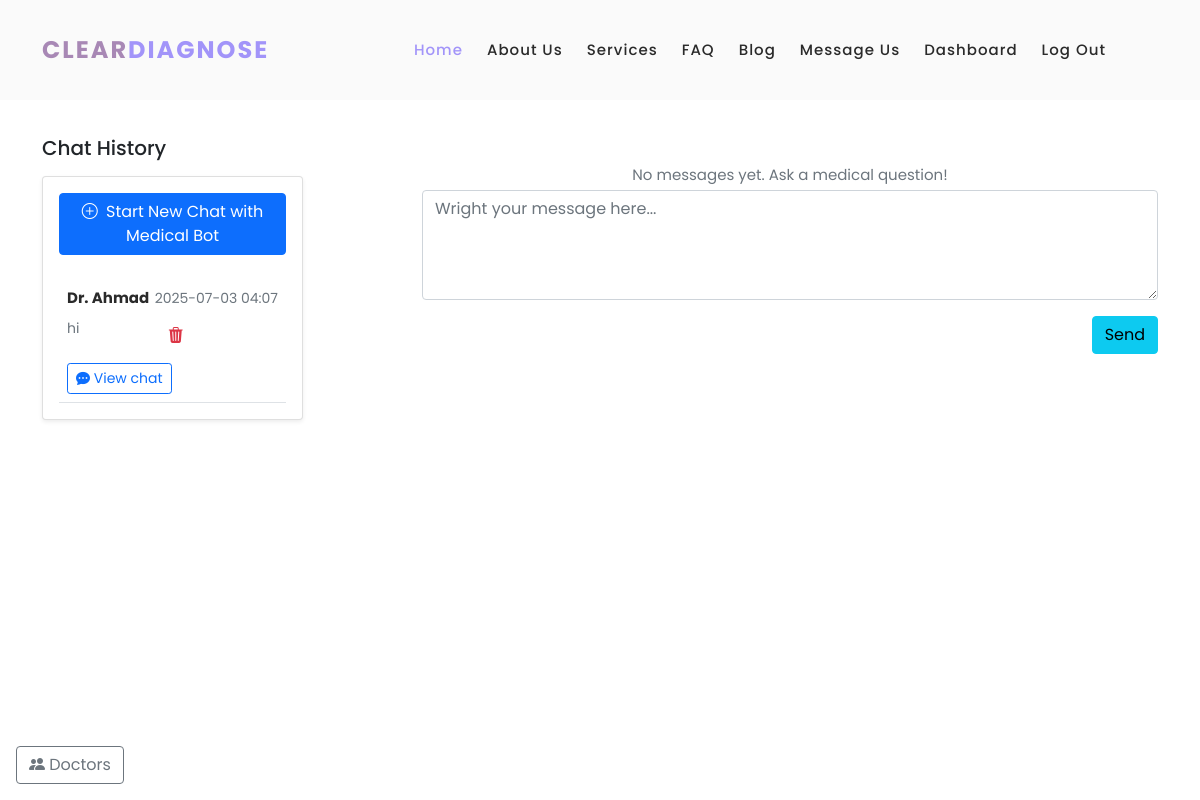
The app's page /chat/0 (signed in), older data.
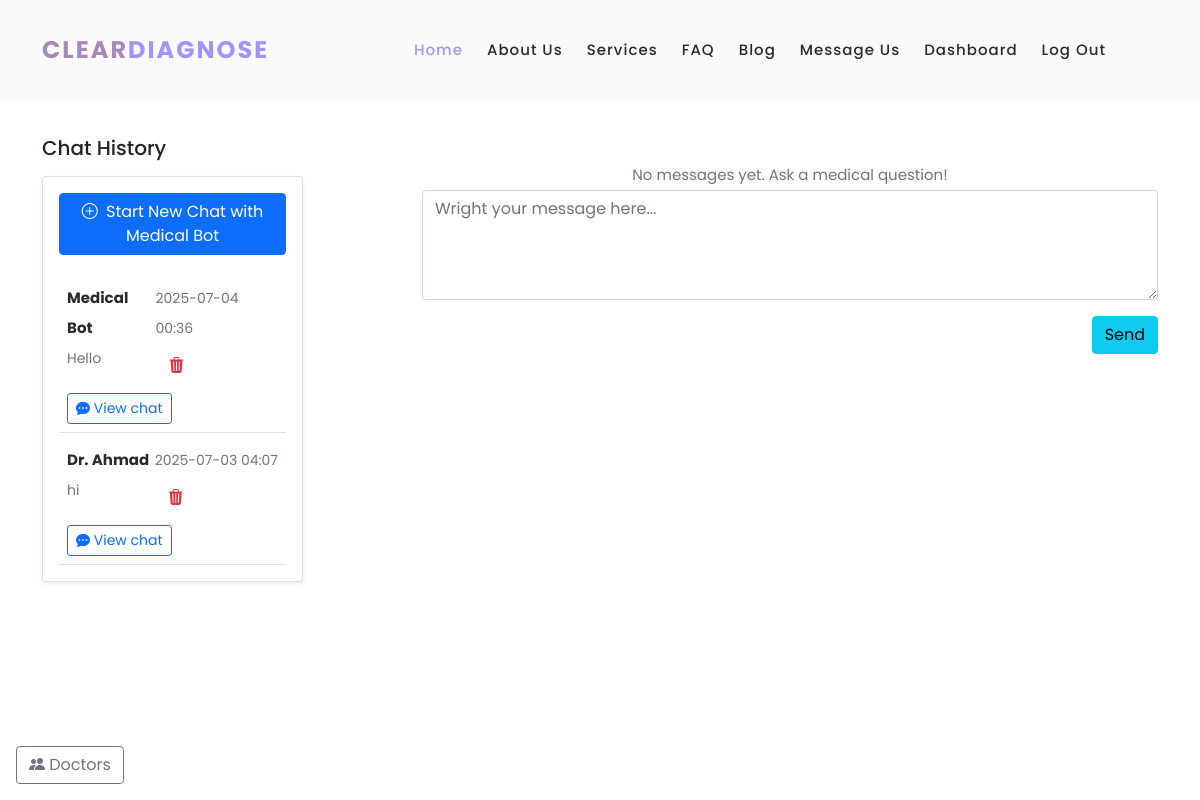
The same page, newer data.
### models.py (models this page shows, shortened)
class Conversation(db.Model):
    id = db.Column(db.Integer, primary_key=True)
    user_id = db.Column(db.Integer, db.ForeignKey('users.id'), nullable=False)
    role = db.Column(db.String(50), default='User')  # 'User' or 'Doctor'
    subject = db.Column(db.String(255), nullable=False)
    messages = db.relationship('Message', backref='conversation',cascade="all, delete-orphan", lazy=True, order_by="Message.timestamp")
    doctor_id = db.Column(db.Integer, db.ForeignKey('doctors.id'), nullable=True)
    timestamp = db.Column(db.DateTime, default=datetime.utcnow)
    status = db.Column(db.String(50), default='active')  # 'active', 'closed', 'pending'
    user = db.relationship('User', backref='conversations')

class Doctor(db.Model):
    __tablename__ = 'doctors'
    id = db.Column(db.Integer, primary_key=True)
    name = db.Column(db.String(100), nullable=False)
    specialty = db.Column(db.String(100), nullable=False)
    created_at = db.Column(db.DateTime, server_default=db.func.now())
    updated_at = db.Column(db.DateTime, server_default=db.func.now(), onupdate=db.func.now())
    user_id = db.Column(db.Integer, db.ForeignKey('users.id'), nullable=False)
    user = db.relationship('User', back_populates='doctor_profile')

### app.py (the view, shortened to what this page needs)
@app.route('/chat/<int:conversation_id>', defaults={'doctor_id': None}, methods=['GET', 'POST'])
@app.route('/chat/<int:conversation_id>/doctor/<int:doctor_id>', methods=['GET', 'POST'])
@login_required
def chat(conversation_id, doctor_id):
    doctors = db.session.query(User).join(Doctor).filter(User.role == 'doctor').all()
    conversations = Conversation.query.filter_by(user_id=current_user.id).order_by(Conversation.timestamp.desc()).all()
    doctor_conversations = Conversation.query.filter_by(doctor_id=current_user.id).order_by(Conversation.timestamp.desc()).all()
    if current_user.role == 'doctor':
        conversations = doctor_conversations
    if conversation_id == 0:
        return render_template('chat.html', conversations=conversations, doctors=doctors,doctor_id=doctor_id, new_chat=True)

### templates/chat.html (shortened to what this page needs)
{%extends "base.html" %}
{% block content %}
<section>
  <div class="container py-3">
    <div class="row">
      <div class="col-md-5 col-lg-4 col-xl-3 mb-4 mb-md-0 overflow-auto" style='height: 65vh;' id="chat-history">
        <h5 class="font-weight-bold mb-3 text-center text-lg-start">Chat History</h5>
        <div class="card shadow-sm">
          <div class="card-body">
            <a href="{{url_for('chat', conversation_id=0)}}" class="btn btn-primary mb-3">
              <i class="bi bi-plus-circle me-1"></i> Start New Chat with Medical Bot
            </a>
          {% if conversations %}
            <ul class="list-unstyled mb-0">
            {% for conversation in conversations %}
              <li class="p-2 border-bottom">
                <a href="#!" class="d-flex justify-content-between">
                  <div class="d-flex flex-row">
                    <div class="pt-1">
                      <p class="fw-bold mb-0">
                        {% if conversation.doctor_id %}
                          {% if current_user.role == 'doctor' %}
                            {{ conversation.user.username }}
                          {% else %}
                            Dr. {{ conversation.doctor_id | doctor_name }}
                          {% endif %}
                        {% else %}
                          Medical Bot
                        {% endif %}
                      </p>
                      <p class="small text-muted">{{ conversation.subject[:120] }}{% if conversation.subject|length > 120 %}...{% endif %}</p>
                    </div>
                  </div>
                  <div class="pt-1">
                    <p class="small text-muted mb-1">{{ conversation.timestamp.strftime('%Y-%m-%d %H:%M') }}</p>
                    <form method="POST"
                          action="{{ url_for('delete_conversation', conversation_id=conversation.id) }}"
                          class="delete-form">
                      <button type="button" class="btn btn-link text-danger trigger-delete">
                        <i class="bi bi-trash3-fill"></i>
                      </button>
                    </form>
                  </div>
                </a>
                      <p>
                        {% if current_user.role == 'doctor' %}
                        <a href="{{ url_for('chat', conversation_id=conversation.id,doctor_id=conversation.doctor_id, user_id=conversation.user_id) }}" class="btn btn-sm btn-outline-primary mt-2">
                        {% else %}
                        <a href="{{ url_for('chat', conversation_id=conversation.id, doctor_id=conversation.doctor_id) }}" class="btn btn-sm btn-outline-primary mt-2">
                        {% endif %}
                          <i class="bi bi-chat-dots-fill"></i>
                        View chat
                        </a>
                      </p>
              </li>
              {% endfor %}
            </ul>
          {% else %}
            <p class="text-muted">No conversation history yet.</p>
          {% endif %}
          </div>
        </div>
      </div>
      <div class="col-md-1 col-lg-1 col-xl-1 overflow-auto"  style='height: 65vh;' id=""></div>
      <div class="col-md-6 col-lg-7 col-xl-8 ' id="chat-box">
        <div  id="chat-messages" style="height: 55vh; overflow-y: auto;">
        <ul class="list-unstyled">
          {% if conversation %}
            {%if conversation.messages %}
              {% for msg in conversation.messages %}
                {% if msg.sender_id == current_user.id %}
                  <li class="d-flex flex-row-reverse mb-4">
                    <img src="{{ url_for('static', filename='images/avatar.svg') }}" alt="avatar"
                        class="rounded-circle d-flex align-self-start ms-3 shadow-1-strong" style="width:60px">
                    <div class="card">
                      <div class="card-header d-flex justify-content-between p-3">
                        <p class="fw-bold mb-0">You</p>
                        <p class="text-muted small mb-0 ms-3"><i class="far fa-clock"></i> {{ msg.timestamp.strftime('%Y-%m-%d %H:%M') }}</p>
                      </div>
                      <div class="card-body">
                        <p class="mb-0">
                          {{ msg.content }}
                        </p>
                      </div>
                    </div>
                  </li>
                {% elif msg.sender.username %}
                  <li class="d-flex mb-4">
                    <img src="{{ url_for('static', filename='images/avatar.svg') }}" alt="avatar"
                      class="rounded-circle d-flex align-self-start me-3 shadow-1-strong" style="width:60px">
                    <div class="card">
                      <div class="card-header d-flex justify-content-between p-3">
                        <p class="fw-bold mb-0">
                            {%if msg.sender.role == 'doctor' %}
                              Dr. {{ conversation.doctor_id | doctor_name}}
                            {% else %}
                              {{ msg.sender.username }}
                            {% endif %}
                        </p>
                        <p class="text-muted small mb-0 ms-3"><i class="far fa-clock"></i> {{ msg.timestamp.strftime('%Y-%m-%d %H:%M') }}</p>
                      </div>
                      <div class="card-body">
                        <p class="mb-0">
                          {{ msg.content }}
                        </p>
                      </div>
                  </div>
                  </li>
                {% else %}
                  <li class="d-flex mb-4">
                    <img src="{{ url_for('static', filename='images/mbotavatar.webp') }}" alt="avatar"
                      class="rounded-circle d-flex align-self-start me-3 shadow-1-strong" style="max-width:60px">
                    <div class="card">
                      <div class="card-header d-flex justify-content-between p-3">
                        <p class="fw-bold mb-0">
                              Medical Bot
                        </p>
                        <p class="text-muted small mb-0 ms-3"><i class="far fa-clock"></i> {{ msg.timestamp.strftime('%Y-%m-%d %H:%M') }}</p>
                      </div>
                      <div class="card-body">
                        <p class="mb-0">
                          {{ msg.content }}
                        </p>
                      </div>
                  </div>
                  </li>
                {% endif %}
              {% endfor %}
          {% endif %}
        </ul>
        </div>
        <div style="margin-top: 10px;">
          <ul class="list-unstyled">
              <form id="chat-form" method="POST">
                <li class="bg-white mb-3">
                  <div data-mdb-input-init class="form-outline">
                    <textarea required autofocus class="form-control bg-body-tertiary" placeholder="Wright your message here..." name="message" id="textAreaExample2" rows="4"></textarea>
                  </div>
                </li>
                <button  type="submit" data-mdb-button-init data-mdb-ripple-init class="btn btn-info btn-rounded float-end">Send</button>
            </form>
            {% else %}
              {% if current_user.role != 'doctor' %}
                <p class="text-muted text-center mt-4">No messages yet. Ask a medical question!</p>
                <form id="new-chat-form" action="{{ url_for('new_chat', doctor_id=doctor_id) }}" method="POST">
                  <li class="bg-white mb-3">
                    <div data-mdb-input-init class="form-outline">
                      <textarea required autofocus class="form-control bg-body-tertiary" placeholder="Wright your message here..." name="message" id="textAreaExample2" rows="4"></textarea>
                    </div>
                  </li>
                  <button  type="submit" data-mdb-button-init data-mdb-ripple-init class="btn btn-info btn-rounded float-end">Send</button>
                </form>
              {% endif %}
            {% endif %}
          </ul>
        </div>
      </div>
    </div>
  </div>
</section>
<button id="toggleSidebar" class="btn btn-outline-secondary position-fixed bottom-0 start-0 m-3 z-index-1030">
  <i class="bi bi-people-fill"></i> Doctors
</button>
{% endblock %}

### templates/base.html (shortened to what this page needs)
<!DOCTYPE html>
<html lang="en">
<head>
    <link rel="stylesheet" href="{{ url_for('static', filename='vendor/bootstrap/css/bootstrap.min.css') }}">
    <link rel="stylesheet" href="{{ url_for('static', filename='vendor/bootstrap/css/bootstrap-icons.css') }}">
    <link href="https://cdn.jsdelivr.net/npm/bootstrap-icons@1.10.5/font/bootstrap-icons.css" rel="stylesheet">
    <link rel="stylesheet" href="{{ url_for('static', filename='css/fontawesome.css') }}">
    <link rel="stylesheet" href="{{ url_for('static', filename='css/templatemo-space-dynamic.css') }}">
    <link rel="stylesheet" href="{{ url_for('static', filename='css/animated.css') }}">
    <link rel="stylesheet" href="{{ url_for('static', filename='css/owl.css') }}">
    <link rel="stylesheet" href="{{ url_for('static', filename='css/base.css') }}">
</head>
<body>
  {% include "navbar.html" %}
  <div class="content" >
    {% block content %}{% endblock %}
  </div>
</body>
</html>

### templates/navbar.html (shortened to what this page needs)
  <header class="header-area header-sticky wow slideInDown" data-wow-duration="0.75s" data-wow-delay="0s">
    <div class="container">
      <div class="row">
        <div class="col-12">
          <nav class="main-nav">
            <a href="{{ url_for('home') }}" class="logo">
              <h4>Clear<span>Diagnose</span></h4>
            </a>
            <ul class="nav">
              <li class="scroll-to-section"><a href="{{ url_for('home') }}" class="active">Home</a></li>
              <li class="scroll-to-section"><a href="#about">About Us</a></li>
              <li class="scroll-to-section"><a href="#services">Services</a></li>
              <li class="scroll-to-section"><a href="#FAQ">FAQ</a></li>
              <li class="scroll-to-section"><a href="#blog">Blog</a></li>
              <li class="scroll-to-section"><a href="#contact">Message Us</a></li>
               {% if current_user.is_authenticated %}
              <li class="scroll-to-section"><a href="{{url_for('chat', conversation_id=0)}}">Dashboard</a></li>
                {% endif %}
              <li class="scroll-to-section">
                  {% if current_user.is_authenticated %}
                    <a  href="{{ url_for('logout') }}">log out</a>
                  {% else %}
                    <a href="{{ url_for('login') }}">log in</a>
                  {% endif %}
              </li>
              <li></li>
            </ul>
          </nav>
        </div>
      </div>
    </div>
  </header>

Row changes from the older to the newer data that the page shows:
added Conversation: shows "Medical Bot", subject "Hello", timestamp "2025-07-04 00:36"
